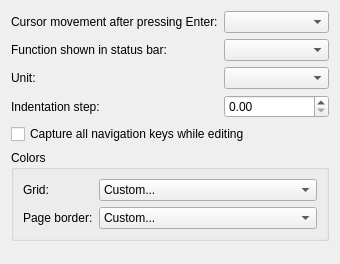
<?xml version="1.0" encoding="UTF-8"?>
<ui version="4.0">
 <class>InterfaceOptionsWidget</class>
 <widget class="QWidget" name="InterfaceOptionsWidget">
  <property name="geometry">
   <rect>
    <x>0</x>
    <y>0</y>
    <width>326</width>
    <height>264</height>
   </rect>
  </property>
  <layout class="QFormLayout" name="formLayout">
   <item row="0" column="0">
    <widget class="QLabel" name="label">
     <property name="text">
      <string>Cursor movement after pressing Enter:</string>
     </property>
     <property name="buddy">
      <cstring>m_cursorMovement</cstring>
     </property>
    </widget>
   </item>
   <item row="0" column="1">
    <widget class="KComboBox" name="m_cursorMovement">
     <property name="whatsThis">
      <string>When you have selected a cell, pressing the Enter key will move the cell cursor one cell left, right, up or down, as determined by this setting.</string>
     </property>
    </widget>
   </item>
   <item row="1" column="0">
    <widget class="QLabel" name="label_2">
     <property name="text">
      <string>Function shown in status bar:</string>
     </property>
     <property name="buddy">
      <cstring>m_statusBarFunction</cstring>
     </property>
    </widget>
   </item>
   <item row="1" column="1">
    <widget class="KComboBox" name="m_statusBarFunction">
     <property name="whatsThis">
      <string>This drop down selection box can be used to choose the calculation performed by the Statusbar Summary  function.</string>
     </property>
    </widget>
   </item>
   <item row="2" column="0">
    <widget class="QLabel" name="label_6">
     <property name="text">
      <string>Unit:</string>
     </property>
     <property name="buddy">
      <cstring>m_unit</cstring>
     </property>
    </widget>
   </item>
   <item row="2" column="1">
    <widget class="KComboBox" name="m_unit">
     <property name="whatsThis">
      <string>Choose the default unit that will be used in your sheets.
Note that you can overwrite the unit for the current sheet using the Format -&gt; Page Layout... dialog.</string>
     </property>
    </widget>
   </item>
   <item row="3" column="0">
    <widget class="QLabel" name="m_indentationLabel">
     <property name="text">
      <string>Indentation step:</string>
     </property>
     <property name="buddy">
      <cstring>m_indentationStep</cstring>
     </property>
    </widget>
   </item>
   <item row="3" column="1">
    <widget class="KoUnitDoubleSpinBox" name="m_indentationStep">
     <property name="whatsThis">
      <string>Lets you define the amount of indenting used by the Increase Indent and Decrease Indent option in the Format menu.</string>
     </property>
    </widget>
   </item>
   <item row="6" column="0" colspan="2">
    <spacer name="verticalSpacer">
     <property name="orientation">
      <enum>Qt::Vertical</enum>
     </property>
     <property name="sizeHint" stdset="0">
      <size>
       <width>318</width>
       <height>16</height>
      </size>
     </property>
    </spacer>
   </item>
   <item row="5" column="0" colspan="2">
    <widget class="QGroupBox" name="groupBox">
     <property name="title">
      <string>Colors</string>
     </property>
     <layout class="QFormLayout" name="formLayout_2">
      <item row="0" column="0">
       <widget class="QLabel" name="label_4">
        <property name="text">
         <string>Grid:</string>
        </property>
        <property name="buddy">
         <cstring>m_gridColor</cstring>
        </property>
       </widget>
      </item>
      <item row="0" column="1">
       <widget class="KColorCombo" name="m_gridColor">
        <property name="whatsThis">
         <string>Click here to change the grid color ie the color of the borders of each cell.</string>
        </property>
        <item>
         <property name="text">
          <string>Custom...</string>
         </property>
        </item>
        <item>
         <property name="text">
          <string/>
         </property>
        </item>
        <item>
         <property name="text">
          <string/>
         </property>
        </item>
        <item>
         <property name="text">
          <string/>
         </property>
        </item>
        <item>
         <property name="text">
          <string/>
         </property>
        </item>
        <item>
         <property name="text">
          <string/>
         </property>
        </item>
        <item>
         <property name="text">
          <string/>
         </property>
        </item>
        <item>
         <property name="text">
          <string/>
         </property>
        </item>
        <item>
         <property name="text">
          <string/>
         </property>
        </item>
        <item>
         <property name="text">
          <string/>
         </property>
        </item>
        <item>
         <property name="text">
          <string/>
         </property>
        </item>
        <item>
         <property name="text">
          <string/>
         </property>
        </item>
        <item>
         <property name="text">
          <string/>
         </property>
        </item>
        <item>
         <property name="text">
          <string/>
         </property>
        </item>
        <item>
         <property name="text">
          <string/>
         </property>
        </item>
        <item>
         <property name="text">
          <string/>
         </property>
        </item>
        <item>
         <property name="text">
          <string/>
         </property>
        </item>
        <item>
         <property name="text">
          <string/>
         </property>
        </item>
       </widget>
      </item>
      <item row="1" column="0">
       <widget class="QLabel" name="label_5">
        <property name="text">
         <string>Page border:</string>
        </property>
        <property name="buddy">
         <cstring>m_pageBorderColor</cstring>
        </property>
       </widget>
      </item>
      <item row="1" column="1">
       <widget class="KColorCombo" name="m_pageBorderColor">
        <property name="whatsThis">
         <string>When the View -&gt;Show Page Borders menu item is checked, the page borders are displayed. Click here to choose another color for the borders than the default red.</string>
        </property>
        <item>
         <property name="text">
          <string>Custom...</string>
         </property>
        </item>
        <item>
         <property name="text">
          <string/>
         </property>
        </item>
        <item>
         <property name="text">
          <string/>
         </property>
        </item>
        <item>
         <property name="text">
          <string/>
         </property>
        </item>
        <item>
         <property name="text">
          <string/>
         </property>
        </item>
        <item>
         <property name="text">
          <string/>
         </property>
        </item>
        <item>
         <property name="text">
          <string/>
         </property>
        </item>
        <item>
         <property name="text">
          <string/>
         </property>
        </item>
        <item>
         <property name="text">
          <string/>
         </property>
        </item>
        <item>
         <property name="text">
          <string/>
         </property>
        </item>
        <item>
         <property name="text">
          <string/>
         </property>
        </item>
        <item>
         <property name="text">
          <string/>
         </property>
        </item>
        <item>
         <property name="text">
          <string/>
         </property>
        </item>
        <item>
         <property name="text">
          <string/>
         </property>
        </item>
        <item>
         <property name="text">
          <string/>
         </property>
        </item>
        <item>
         <property name="text">
          <string/>
         </property>
        </item>
        <item>
         <property name="text">
          <string/>
         </property>
        </item>
        <item>
         <property name="text">
          <string/>
         </property>
        </item>
       </widget>
      </item>
     </layout>
    </widget>
   </item>
   <item row="4" column="0" colspan="2">
    <widget class="QCheckBox" name="m_captureAllArrowKeys">
     <property name="whatsThis">
      <string>Captures all navigation keys, i.e. the arrow keys, page up/down, tabulator and backward tabulator key, while editing a cell with the embedded editor. The embedded editor is the one appearing directly in the cell. If captured, these keys are used for navigating in the editor. Otherwise, they are used for cell navigation.</string>
     </property>
     <property name="text">
      <string>Capture all navigation keys while editing</string>
     </property>
    </widget>
   </item>
  </layout>
 </widget>
 <customwidgets>
  <customwidget>
   <class>KColorCombo</class>
   <extends>QComboBox</extends>
   <header>kcolorcombo.h</header>
  </customwidget>
  <customwidget>
   <class>KComboBox</class>
   <extends>QComboBox</extends>
   <header>kcombobox.h</header>
  </customwidget>
  <customwidget>
   <class>KoUnitDoubleSpinBox</class>
   <extends>QDoubleSpinBox</extends>
   <header>KoUnitDoubleSpinBox.h</header>
  </customwidget>
 </customwidgets>
 <resources/>
 <connections/>
</ui>
